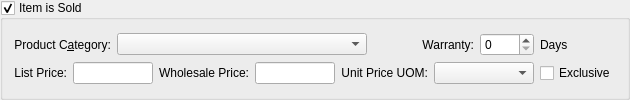
    <widget class="QGroupBox" name="_sold">
     <property name="sizePolicy">
      <sizepolicy hsizetype="Expanding" vsizetype="Preferred">
       <horstretch>0</horstretch>
       <verstretch>0</verstretch>
      </sizepolicy>
     </property>
     <property name="title">
      <string>Item is Sold</string>
     </property>
     <property name="checkable">
      <bool>true</bool>
     </property>
     <property name="checked">
      <bool>true</bool>
     </property>
     <layout class="QGridLayout" name="gridLayout_7">
      <item row="0" column="0">
       <layout class="QHBoxLayout" name="horizontalLayout_2">
        <item>
         <layout class="QGridLayout" name="gridLayout_23">
          <item row="0" column="0" colspan="2">
           <widget class="QLabel" name="_prodcatLit">
            <property name="text">
             <string>Product C&amp;ategory:</string>
            </property>
            <property name="alignment">
             <set>Qt::AlignRight|Qt::AlignTrailing|Qt::AlignVCenter</set>
            </property>
            <property name="buddy">
             <cstring>_prodcat</cstring>
            </property>
           </widget>
          </item>
          <item row="0" column="2" colspan="4">
           <widget class="XComboBox" name="_prodcat">
            <property name="sizePolicy">
             <sizepolicy hsizetype="Expanding" vsizetype="Fixed">
              <horstretch>0</horstretch>
              <verstretch>0</verstretch>
             </sizepolicy>
            </property>
            <property name="maximumSize">
             <size>
              <width>250</width>
              <height>16777215</height>
             </size>
            </property>
           </widget>
          </item>
          <item row="0" column="6" colspan="2">
           <widget class="QLabel" name="_warrantyCodeLit">
            <property name="text">
             <string>Warranty:</string>
            </property>
            <property name="alignment">
             <set>Qt::AlignRight|Qt::AlignTrailing|Qt::AlignVCenter</set>
            </property>
           </widget>
          </item>
          <item row="0" column="8">
           <widget class="QSpinBox" name="_warranty">
            <property name="maximum">
             <number>9999</number>
            </property>
           </widget>
          </item>
          <item row="0" column="9">
           <widget class="QLabel" name="_warrantyCodeLit_2">
            <property name="text">
             <string>Days</string>
            </property>
           </widget>
          </item>
          <item row="1" column="0">
           <widget class="QLabel" name="_listPriceLit">
            <property name="text">
             <string>List Price:</string>
            </property>
            <property name="alignment">
             <set>Qt::AlignRight|Qt::AlignTrailing|Qt::AlignVCenter</set>
            </property>
           </widget>
          </item>
          <item row="1" column="1" colspan="2">
           <widget class="XLineEdit" name="_listprice">
            <property name="sizePolicy">
             <sizepolicy hsizetype="Preferred" vsizetype="Fixed">
              <horstretch>0</horstretch>
              <verstretch>0</verstretch>
             </sizepolicy>
            </property>
            <property name="maximumSize">
             <size>
              <width>80</width>
              <height>22</height>
             </size>
            </property>
            <property name="alignment">
             <set>Qt::AlignRight</set>
            </property>
           </widget>
          </item>
          <item row="1" column="5" colspan="2">
           <widget class="QLabel" name="_priceUOMLit">
            <property name="text">
             <string>Unit Price UOM:</string>
            </property>
            <property name="alignment">
             <set>Qt::AlignRight|Qt::AlignTrailing|Qt::AlignVCenter</set>
            </property>
           </widget>
          </item>
          <item row="1" column="7" colspan="2">
           <widget class="XComboBox" name="_priceUOM">
            <property name="minimumSize">
             <size>
              <width>100</width>
              <height>0</height>
             </size>
            </property>
           </widget>
          </item>
          <item row="1" column="4">
           <widget class="XLineEdit" name="_listcost">
            <property name="sizePolicy">
             <sizepolicy hsizetype="Preferred" vsizetype="Fixed">
              <horstretch>0</horstretch>
              <verstretch>0</verstretch>
             </sizepolicy>
            </property>
            <property name="maximumSize">
             <size>
              <width>80</width>
              <height>22</height>
             </size>
            </property>
            <property name="alignment">
             <set>Qt::AlignRight|Qt::AlignTrailing|Qt::AlignVCenter</set>
            </property>
           </widget>
          </item>
          <item row="1" column="3">
           <widget class="QLabel" name="_listCostLit">
            <property name="text">
             <string>Wholesale Price:</string>
            </property>
            <property name="alignment">
             <set>Qt::AlignRight|Qt::AlignTrailing|Qt::AlignVCenter</set>
            </property>
           </widget>
          </item>
          <item row="1" column="9">
           <widget class="QCheckBox" name="_exclusive">
            <property name="text">
             <string>Exclusive</string>
            </property>
           </widget>
          </item>
         </layout>
        </item>
        <item>
         <spacer name="horizontalSpacer_2">
          <property name="orientation">
           <enum>Qt::Horizontal</enum>
          </property>
          <property name="sizeHint" stdset="0">
           <size>
            <width>0</width>
            <height>20</height>
           </size>
          </property>
         </spacer>
        </item>
       </layout>
      </item>
     </layout>
    </widget>
